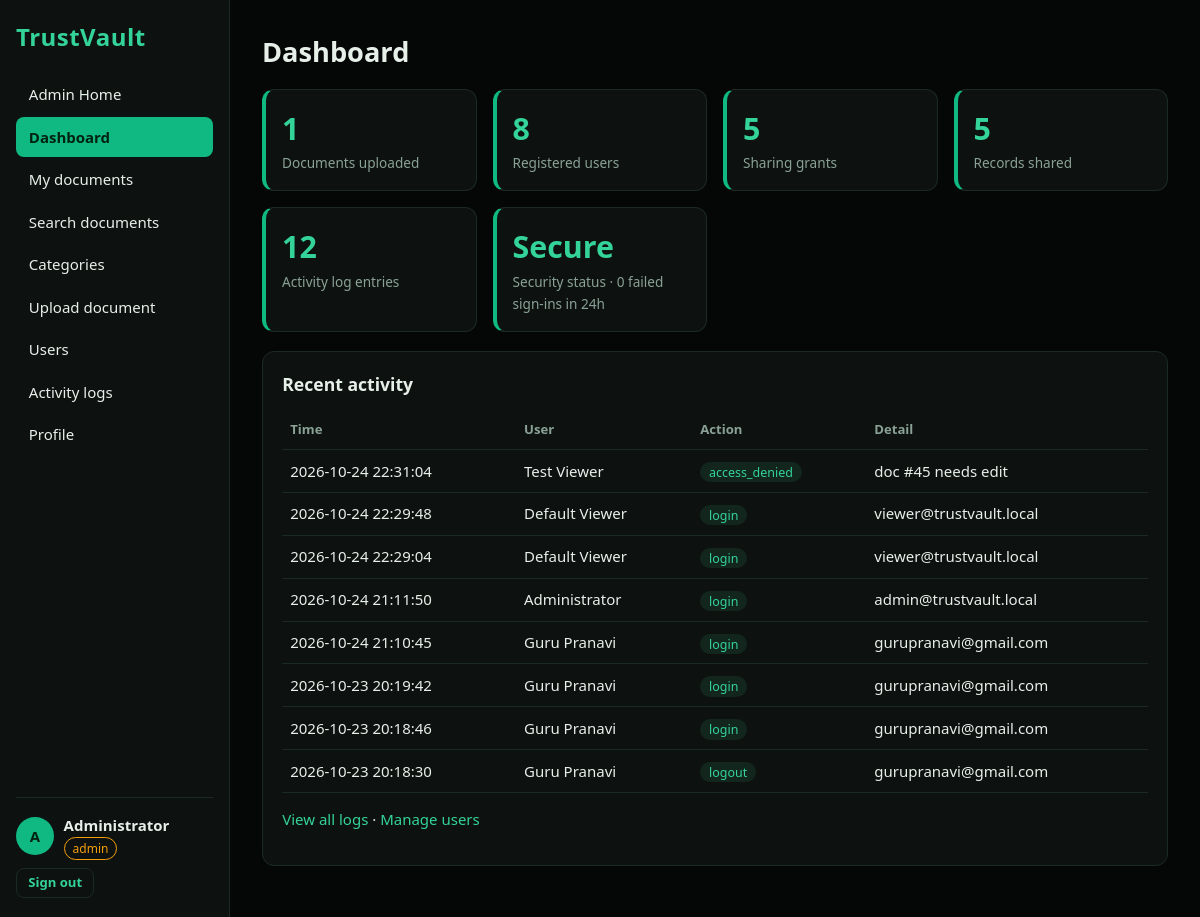
The app's page /dashboard (signed in) with its own data.
### tables this page shows
CREATE TABLE users(
  id INTEGER PRIMARY KEY AUTOINCREMENT, name TEXT NOT NULL, email TEXT NOT NULL UNIQUE,
  password TEXT NOT NULL, role TEXT NOT NULL DEFAULT 'owner', avatar TEXT, created_at TEXT NOT NULL);

CREATE TABLE logs(
  id INTEGER PRIMARY KEY AUTOINCREMENT, user_id INTEGER, user_name TEXT, action TEXT NOT NULL,
  detail TEXT, ip TEXT, created_at TEXT NOT NULL);

### TrustVault/app/__init__.py (the view)
@app.route("/dashboard")
@roles_required("admin")
def dashboard():
    c = lambda sql: one(sql)[0]
    failed = c("SELECT COUNT(*) FROM logs WHERE action='login_failed' AND created_at >= datetime('now','localtime','-1 day')")
    stats = dict(docs=c("SELECT COUNT(*) FROM documents"), users=c("SELECT COUNT(*) FROM users"),
                 shares=c("SELECT COUNT(*) FROM shares"), shared_docs=c("SELECT COUNT(DISTINCT doc_id) FROM shares"),
                 logs=c("SELECT COUNT(*) FROM logs"), failed=failed,
                 status="Secure" if failed < 5 else "Review needed")
    recent = many("SELECT * FROM logs ORDER BY id DESC LIMIT 8")
    return render_template("dashboard.html", s=stats, recent=recent)

### TrustVault/app/__init__.py (called while the page is built)
def db():
    if "db" not in g:
        g.db = sqlite3.connect(DB_PATH)
        g.db.row_factory = sqlite3.Row
    return g.db

def one(sql, args=()):
    return db().execute(sql, args).fetchone()

def many(sql, args=()):
    return db().execute(sql, args).fetchall()

def csrf():
    if "csrf" not in session:
        session["csrf"] = secrets.token_hex(16)
    return session["csrf"]

@app.context_processor
def inject():
    return dict(csrf=csrf, CATEGORIES=CATEGORIES)

@app.before_request
def load_user():
    g.user = None
    if session.get("uid"):
        g.user = one("SELECT * FROM users WHERE id=?", (session["uid"],))
        if not g.user:
            session.clear()
    if request.method == "POST":
        if not secrets.compare_digest(request.form.get("_csrf", ""), session.get("csrf", "")):
            abort(400, "Invalid form token. Reload the page and try again.")

def login_required(f):
    @functools.wraps(f)
    def w(*a, **k):
        if not g.user:
            return redirect(url_for("login"))
        return f(*a, **k)
    return w

def roles_required(*roles):
    def deco(f):
        @functools.wraps(f)
        @login_required
        def w(*a, **k):
            if g.user["role"] not in roles:
                abort(403, "Your role does not have access to this page.")
            return f(*a, **k)
        return w
    return deco

### TrustVault/app/templates/dashboard.html (shortened to what this page needs)
{% extends "base.html" %}
{% block content %}
<h1>Dashboard</h1>
<div class="stats">
  <div class="stat"><b>{{ s.docs }}</b><span>Documents uploaded</span></div>
  <div class="stat"><b>{{ s.users }}</b><span>Registered users</span></div>
  <div class="stat"><b>{{ s.shares }}</b><span>Sharing grants</span></div>
  <div class="stat"><b>{{ s.shared_docs }}</b><span>Records shared</span></div>
  <div class="stat"><b>{{ s.logs }}</b><span>Activity log entries</span></div>
  <div class="stat {{ 'ok' if s.status=='Secure' else 'warn' }}"><b>{{ s.status }}</b><span>Security status · {{ s.failed }} failed sign-ins in 24h</span></div>
</div>
<div class="card">
  <h2>Recent activity</h2>
  <div class="tablewrap"><table>
    <tr><th>Time</th><th>User</th><th>Action</th><th>Detail</th></tr>
    {% for r in recent %}<tr><td>{{ r.created_at }}</td><td>{{ r.user_name }}</td><td><span class="tag">{{ r.action }}</span></td><td>{{ r.detail }}</td></tr>
    {% else %}<tr><td colspan="4" class="muted">No activity yet.</td></tr>{% endfor %}
  </table></div>
  <p><a href="{{ url_for('logs') }}">View all logs</a> · <a href="{{ url_for('users') }}">Manage users</a></p>
</div>
{% endblock %}

### TrustVault/app/templates/base.html (shortened to what this page needs)
<!doctype html>
<html lang="en">
<head>
<link rel="stylesheet" href="{{ url_for('static', filename='style.css') }}">
</head>
<body>
{% if g.user %}
{% set ep = request.endpoint %}
<aside class="side">
  <div class="brand big">TrustVault</div>
  <nav>
    {% if g.user.role == 'admin' %}
    <a href="{{ url_for('admin_home') }}" class="{{ 'on' if ep=='admin_home' }}">Admin Home</a>
    <a href="{{ url_for('dashboard') }}" class="{{ 'on' if ep=='dashboard' }}">Dashboard</a>
    {% elif g.user.role == 'owner' %}
    <a href="{{ url_for('owner_home') }}" class="{{ 'on' if ep=='owner_home' }}">Owner Home</a>
    {% elif g.user.role == 'viewer' %}
    <a href="{{ url_for('viewer_home') }}" class="{{ 'on' if ep=='viewer_home' }}">Viewer Home</a>
    {% endif %}
    {% if g.user.role != 'viewer' %}
    <a href="{{ url_for('documents') }}" class="{{ 'on' if ep in ('documents','doc') }}">My documents</a>
    {% else %}
    <a href="{{ url_for('documents') }}" class="{{ 'on' if ep in ('documents','doc') }}">Shared documents</a>
    {% endif %}
    <a href="{{ url_for('search') }}" class="{{ 'on' if ep=='search' }}">Search documents</a>
    <a href="{{ url_for('categories') }}" class="{{ 'on' if ep=='categories' }}">Categories</a>
    {% if g.user.role != 'viewer' %}<a href="{{ url_for('upload') }}" class="{{ 'on' if ep=='upload' }}">Upload document</a>{% endif %}
    {% if g.user.role == 'admin' %}
    <a href="{{ url_for('users') }}" class="{{ 'on' if ep=='users' }}">Users</a>
    <a href="{{ url_for('logs') }}" class="{{ 'on' if ep=='logs' }}">Activity logs</a>
    {% endif %}
    <a href="{{ url_for('profile') }}" class="{{ 'on' if ep=='profile' }}">Profile</a>
  </nav>
  <div class="me">
    {% if g.user.avatar %}<img class="av" src="{{ url_for('avatar', name=g.user.avatar) }}" alt="">{% else %}<span class="av">{{ g.user.name[:1]|upper }}</span>{% endif %}
    <div><strong>{{ g.user.name }}</strong><br><span class="role {{ g.user.role }}">{{ g.user.role }}</span></div>
    <form method="post" action="{{ url_for('logout') }}"><input type="hidden" name="_csrf" value="{{ csrf() }}"><button class="ghost sm">Sign out</button></form>
  </div>
</aside>
{% endif %}
<main class="{{ 'main' if g.user else 'auth' }}">
  {% block content %}{% endblock %}
</main>
</body>
</html>

### TrustVault/app/static/style.css (style rules this page uses)
:root { --bg:#050706;--panel:#0d1210;--line:#1b2a24;--text:#e7efe9;--muted:#8aa196;--em:#10b981;--em2:#34d399;--red:#ef4444;--amber:#f59e0b }
* { box-sizing:border-box }
body { margin:0;background:var(--bg);color:var(--text);font:15px/1.5 "Segoe UI",system-ui,-apple-system,Roboto,sans-serif }
a { color:var(--em2);text-decoration:none }
h1 { font-size:1.7rem;margin:0 0 1rem }
h2 { font-size:1.1rem;margin:0 0 .8rem }
.sm { font-size:.82rem }
.brand { font-weight:700;color:var(--em2);letter-spacing:.02em }
.brand.big { font-size:1.5rem }
.side { position:fixed;inset:0 auto 0 0;width:230px;background:var(--panel);border-right:1px solid var(--line);padding:1.2rem 1rem;display:flex;flex-direction:column;gap:1.2rem;z-index:20;overflow-y:auto }
.side nav { display:flex;flex-direction:column;gap:.15rem;flex:1 }
.side nav a { padding:.55rem .8rem;border-radius:8px;color:var(--text) }
.side nav a.on { background:var(--em);color:#021;font-weight:600 }
.me { display:flex;flex-wrap:wrap;gap:.6rem;align-items:center;border-top:1px solid var(--line);padding-top:1rem }
.av { width:38px;height:38px;border-radius:50%;object-fit:cover;background:var(--em);color:#021;display:inline-flex;align-items:center;justify-content:center;font-weight:700 }
.role { font-size:.75rem;padding:.1rem .5rem;border-radius:99px;border:1px solid var(--em);color:var(--em2) }
.role.admin { border-color:var(--amber);color:var(--amber) }
.main { margin-left:230px;padding:2rem;max-width:1100px }
.card { background:var(--panel);border:1px solid var(--line);border-radius:12px;padding:1.2rem;margin-bottom:1.2rem }
.btn,button { font:inherit;cursor:pointer;border:0;border-radius:8px;padding:.6rem 1.1rem;background:var(--em);color:#021;font-weight:600;display:inline-block }
button.ghost { background:transparent;color:var(--em2);border:1px solid var(--line) }
button.sm { padding:.25rem .7rem;font-size:.82rem }
.stats { display:grid;grid-template-columns:repeat(auto-fill,minmax(190px,1fr));gap:1rem;margin-bottom:1.2rem }
.stat { background:var(--panel);border:1px solid var(--line);border-left:4px solid var(--em);border-radius:12px;padding:1rem;color:var(--text) }
.stat b { display:block;font-size:1.9rem;color:var(--em2) }
.stat span { color:var(--muted);font-size:.85rem }
.tablewrap { overflow-x:auto }
table { width:100%;border-collapse:collapse;min-width:520px }
th,td { text-align:left;padding:.6rem .5rem;border-bottom:1px solid var(--line);vertical-align:top }
th { color:var(--muted);font-weight:600;font-size:.82rem }
.tag { background:#12261d;color:var(--em2);padding:.1rem .55rem;border-radius:99px;font-size:.78rem }

### records on screen
users: user "A", user.name "Administrator", user.role "admin"
logs: created_at "2026-10-24 22:31:04", user_name "Test Viewer", action "access_denied", detail "doc #45 needs edit"
logs: created_at "2026-10-24 22:29:48", user_name "Default Viewer", action "login", detail "viewer@trustvault.local"
logs: created_at "2026-10-24 22:29:04", user_name "Default Viewer", action "login", detail "viewer@trustvault.local"
logs: created_at "2026-10-24 21:11:50", user_name "Administrator", action "login", detail "admin@trustvault.local"
logs: created_at "2026-10-24 21:10:45", user_name "Guru Pranavi", action "login", detail "gurupranavi@gmail.com"
logs: created_at "2026-10-23 20:19:42", user_name "Guru Pranavi", action "login", detail "gurupranavi@gmail.com"
logs: created_at "2026-10-23 20:18:46", user_name "Guru Pranavi", action "login", detail "gurupranavi@gmail.com"
logs: created_at "2026-10-23 20:18:30", user_name "Guru Pranavi", action "logout", detail "gurupranavi@gmail.com"

### other values on screen
{{ s.docs }} "1"
{{ s.users }} "8"
{{ s.shares }} "5"
{{ s.shared_docs }} "5"
{{ s.logs }} "12"
{{ s.status }} "Secure"
{{ s.failed }} "0"
